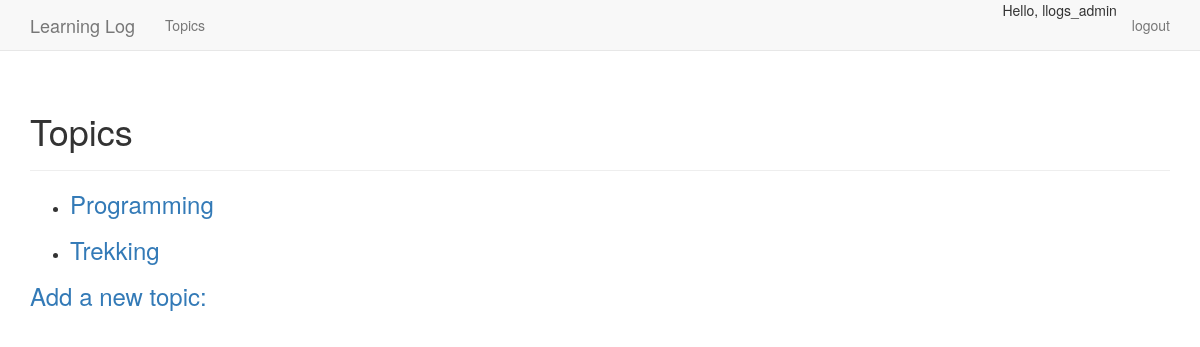
The app's page /topics/ (signed in), older data.
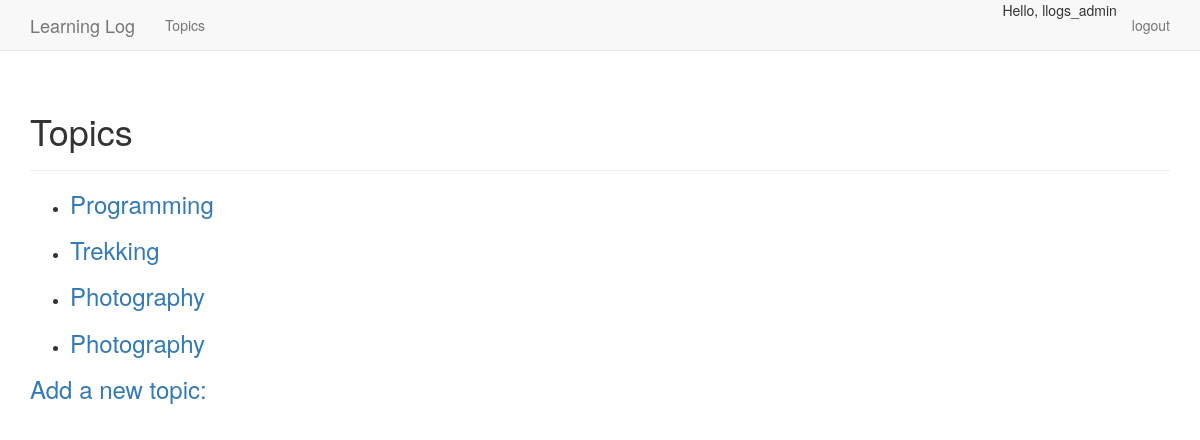
The same page, newer data.
### learning_logs/models.py (models this page shows)
class Topic(models.Model):
    text = models.CharField(max_length = 200)
    date_added = models.DateTimeField(auto_now_add = True)
    owner = models.ForeignKey(User)
    def __str__(self):
        return self.text

### learning_logs/views.py (the view)
# urls.py: url(r'^topics/$', views.topics, name='topics'),
@login_required
def topics(request):
    topics = Topic.objects.filter(owner=request.user).order_by("date_added")
    context = {"topics": topics}
    return render(request, "learning_logs/topics.html", context)

### learning_logs/templates/learning_logs/topics.html
{% extends "learning_logs/base.html" %}
{% block header %}
  <h1>Topics</h1>
{% endblock header %}
{% block content %}
<ul>
  {% for topic in topics %}
    <li>  <h3> <a href="{% url 'learning_logs:topic' topic.id %}">{{ topic }}</a> </h3></li>
  {% empty %}
    <li>no topics have been added yet.</li>
  {% endfor %}
</ul>
<h3> <a href="{% url "learning_logs:new_topic" %}"> Add a new topic: </a></h3>
{% endblock content %}

### learning_logs/templates/learning_logs/base.html (shortened to what this page needs)
{% load bootstrap3 %}
<!DOCTYPE html>
<html>
  <head>
    {% bootstrap_css %}
  </head>
  <body>
    <nav class="navbar navbar-default navbar-static-top">
      <div class="container">
        <div class="navbar-header">
          <a class="navbar-brand" href="{% url "learning_logs:index" %}">Learning Log</a>
        </div>
        <div id="navbar" class="navbar-collapse collapse">
          <ul class="nav navbar-nav">
            <li> <a href="{% url "learning_logs:topics"  %}">Topics</a></li>
          </ul>
          <ul class="nav navbar-right navbar-nav">
            {% if user.is_authenticated %}
            <li> Hello, {{ user.username}} </li>
            <li> <a href="{% url "users:logout" %}">logout</a></li>
            {% else %}
            <li><a href="{% url "users:register" %}">register</a></li>
            <li><a href="{% url "users:login" %}">Login</a></li>
             {% endif %}
          </ul>
        </div>
      </div>
    </nav>
    <div class="container">
      <div class="page-header">
        {% block header %} {% endblock header %}
      </div>
      <div>
        {% block content %}{% endblock content%}
      </div>
    </div>
  </body>
</html>

Row changes from the older to the newer data that the page shows:
added Topic: text "Photography"
added Topic: text "Photography"
